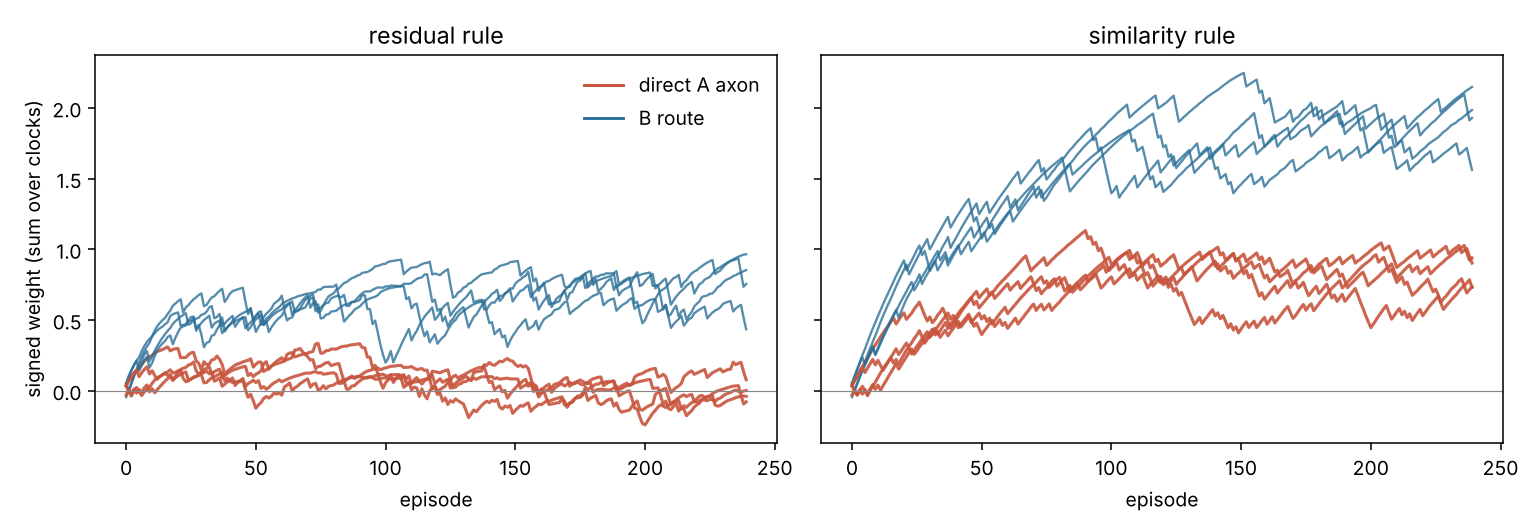

Write the Python code that produced this figure.
"""Learning trajectories of the screen/ bodies: does the residual learner grow the direct A axon first
and then prune it (a Hebbian-looking childhood, then matching pursuit), or never grow it?

Prediction written before this run (Claude, 16 Nov 2026), from the dynamics: at the start nothing is
explained, so the residue IS the raw target and both rules make the same first steps. The A axon and the
B axon both grow. Once B's axon carries C, the residue left at the tip no longer correlates with A, and
the residual learner's A weight falls back toward zero. The similarity learner's A weight keeps rising
to its correlation value. So: residual A weight rises, peaks within the first 40 episodes, and ends
below half its peak in at least 3 of the 4 bodies. Similarity A weight ends at or near its maximum.

Re-runs the training of the first four primary bodies (same schedules, rule, units; nothing changed)
and records the signed weights after every episode. Output: trajectory.json, trajectory.png.
"""
import json, pathlib, sys
from concurrent.futures import ProcessPoolExecutor
import numpy as np

HERE = pathlib.Path(__file__).resolve().parent
sys.path.insert(0, str(HERE.parent)); sys.path.insert(0, str(HERE))
import engine_screen as S
import run_screen as R

SEEDS = R.SEEDS[:4]


def signed(W, pop, align):
    on = sum(sum(W[k]) for k, u in enumerate(R.U()) if u.pop == pop and u.half == 1)
    off = sum(sum(W[k]) for k, u in enumerate(R.U()) if u.pop == pop and u.half == -1)
    return float((on - off) / 2 * align)


def job(arg):
    seed, mode = arg
    rel = R.RELATIONS[R.SEEDS.index(seed) % 4]
    gap, amp, eps = R.schedule(seed)
    W = [[0.0] * 8 for _ in R.U()]
    tA, tB = [], []
    for sa, k1, k2, onset, g, g2 in eps:
        sb = rel[0] * sa * (1 if k1 else -1); sc = rel[1] * sb * (1 if k2 else -1)
        W = S.run(R.U(), W, R.events(sa, sb, sc, onset, g, g2, amp), R.STEPS, learn=True, rule=R.RULE, mode=mode)["weights"]
        tA.append(signed(W, "A", rel[0] * rel[1])); tB.append(signed(W, "B", rel[1]))
    return {"seed": seed, "rule": mode, "A": tA, "B": tB}


def main():
    jobs = [(s, m) for s in SEEDS for m in R.RULES]
    with ProcessPoolExecutor(max_workers=2) as pool:
        rows = list(pool.map(job, jobs))
    verdict = {}
    for r in rows:
        a = np.array(r["A"]); pk = int(np.argmax(a))
        r.update(peak=float(a.max()), peak_episode=pk + 1, final=float(a[-1]))
        verdict.setdefault(r["rule"], []).append(r["final"] < 0.5 * r["peak"] and pk < 40)
    out = {"rows": rows, "residual_rise_then_prune": verdict["residual"], "similarity_rise_then_prune": verdict["similarity"]}
    (HERE / "trajectory.json").write_text(json.dumps(out, indent=1) + "\n")
    for r in rows:
        print(r["seed"], r["rule"], "A peak %.3f at episode %d, final %.3f | B final %.3f" % (r["peak"], r["peak_episode"], r["final"], r["B"][-1]))
    print({k: v for k, v in out.items() if k != "rows"})

    import matplotlib; matplotlib.use("Agg"); import matplotlib.pyplot as plt
    fig, ax = plt.subplots(1, 2, figsize=(11, 3.8), sharey=True)
    for i, m in enumerate(R.RULES):
        for r in rows:
            if r["rule"] == m:
                ax[i].plot(r["B"], color="#2a6f97", lw=1.2, alpha=.8)
                ax[i].plot(r["A"], color="#c8553d", lw=1.6, alpha=.9)
        ax[i].axhline(0, color="#888", lw=.6)
        ax[i].set_title("%s rule" % m); ax[i].set_xlabel("episode")
    ax[0].set_ylabel("signed weight (sum over clocks)")
    ax[0].plot([], [], color="#c8553d", label="direct A axon"); ax[0].plot([], [], color="#2a6f97", label="B route")
    ax[0].legend(frameon=False)
    fig.tight_layout(); fig.savefig(HERE / "trajectory.png", dpi=140)


if __name__ == "__main__":
    main()
